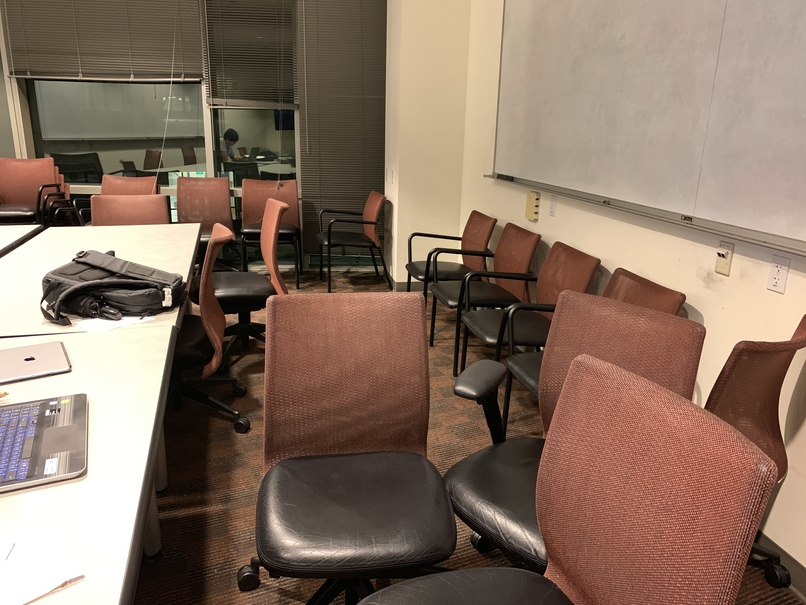
#> input picture images/scene/myleft.jpg, 806 x 605 px
$ python main2.py
#> lines starting #> are read from the running program, lines starting #| are printed output that depends on the picture
import os
import cv2 as cv
import matplotlib.pyplot as plt
import numpy as np
import glob
np.set_printoptions(suppress=True, formatter={'float_kind':'{:0.5f}'.format})

# My library
import calibration as cal
import camera_pose as cam
import plane_sweeping as pl

# Get current working directory and locate images
curr_work_dir = os.getcwd()
img_path = curr_work_dir + "/images/"
chessboard_path = img_path + "chessboard/"
scene_path = img_path + "scene/"

#-----------------------------------------------------------------#
#                              Part 1
#-----------------------------------------------------------------#
# Chessboard pattern images
chessboard_imgs = glob.glob(chessboard_path +'*.jpg')

# Intrinsic matrix, K
#ret, K, dist, rvecs, tvecs, mse = cal.camera_calibration()

K = np.matrix('2454.69555 0.00000 1576.69352; 0.00000 2449.58257 937.01449; 0.00000, 0.00000, 1.00000')
dist = np.array([0.09673, 0.12295, -0.00296, -0.00547, -1.29999])

print("K:\n", K)
print("Dist:\n", dist)
print("\n")

#relative_camera_pose()
img1_path = scene_path + "myleft.jpg"
img2_path = scene_path + "myright.jpg"

img1 = cv.imread(img1_path, 0)
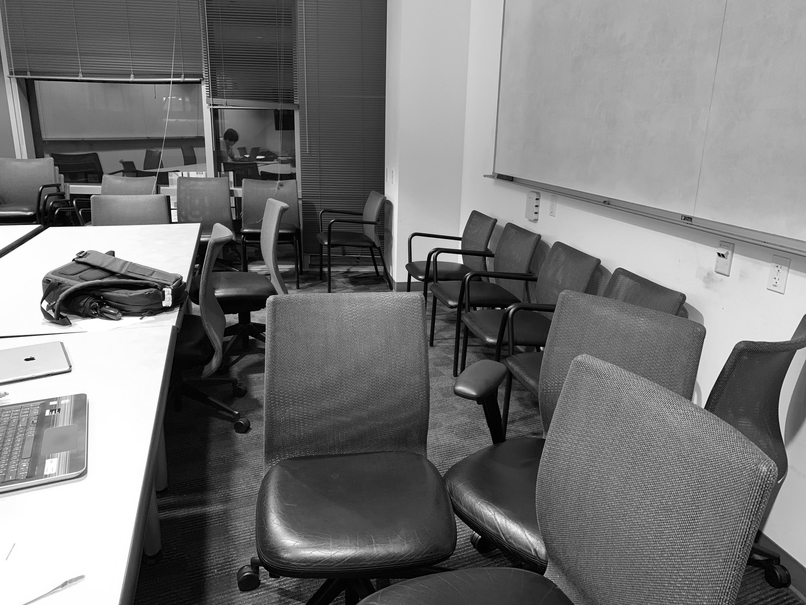
#> img1: shape (605, 806); min 0, max 255, mean 119.3
img2 = cv.imread(img2_path, 0)
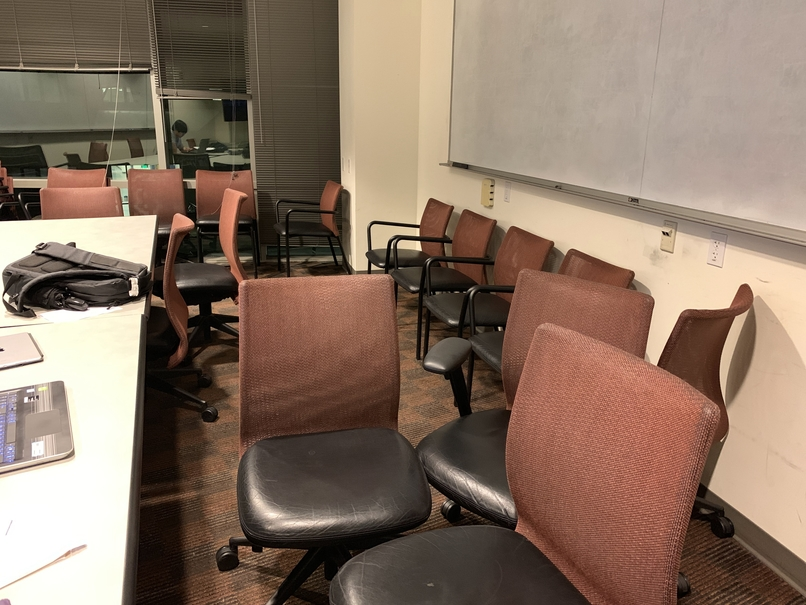
#> input picture images/scene/myright.jpg, 806 x 605 px
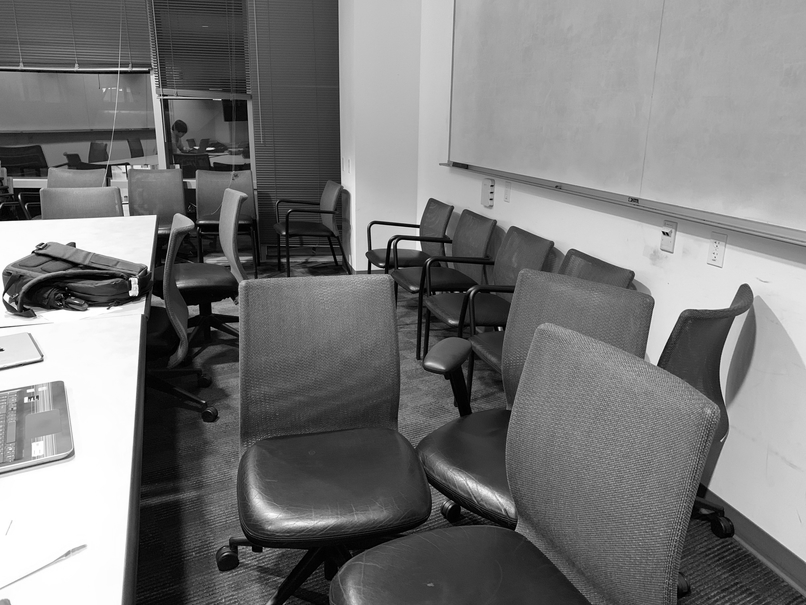
#> img2: shape (605, 806); min 0, max 255, mean 120.6


print(img1.size)
#| 487630
print(img1.shape)
#| (605, 806)
img1 = img1.reshape(-1,1,2).astype(np.float32)
print(img1.shape)
#| (243815, 1, 2)


out = cv.undistortPoints(img1, K, dist)

out.reshape(-1,2)
cv.imwrite("try.png", out)


#print("K:\n", K)

# Radial distortion coefficients
#print("\nRadial distortion coefficients:\n", dist)

# Reprojection mean square error
#print("\nMean square error: ", "{:.5f}".format(mse))

#-----------------------------------------------------------------#
#                              Part 2
#-----------------------------------------------------------------#
# Images of similar scene and w/ objects at different distances
#scene_imgs = glob.glob(scene_path +'*.jpg')

#-----------------------------------------------------------------#
#                              Part 3
#-----------------------------------------------------------------#
#relative_camera_pose()
#img1 = scene_path + "myleft.jpg"
#img2 = scene_path + "myright.jpg"

#R1, R2, t = cam.relative_camera_pose(img1, img2, K, dist)

# Epipolar lines on the images

# Matrix R_R_L and r_R
##print("\nTranslation vector from right reference frame:\n", t)

# Re-projected feature points on the first image

#-----------------------------------------------------------------#
#                              Part 4
#-----------------------------------------------------------------#
# https://opencv-python-tutroals.readthedocs.io/en/latest/py_tutorials/py_calib3d/py_depthmap/py_depthmap.html#py-depthmap

# d_min and d_max

# N=20 warped second images

# Resulting depth image, in grayscale
